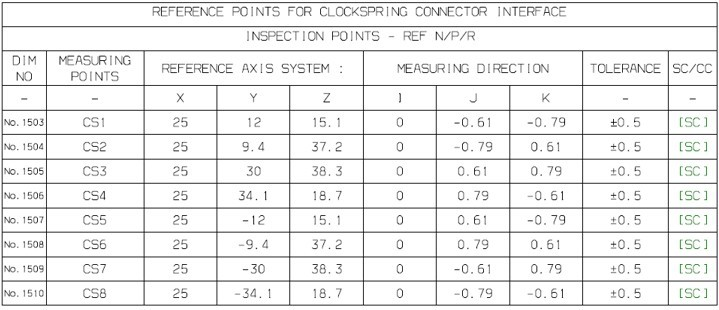
#> input picture input_images/cc_sc_test_1.jpg, 719 x 310 px
$ python -i extract_cc_sc_ollama_v200.py   (imports and definitions only)
#> lines starting #> are read from the running program, lines starting #| are printed output that depends on the picture
#> further down, picture is the input picture: PIL image 719x310 RGB; mean R, G, B 237.3, 237.4, 237.2
"""Extract No.<digits> to CC/SC associations from engineering drawing images.

Uses an Ollama vision model through http://localhost:11434/api/chat.
Python 3.11, Windows-friendly, no cloud calls.
"""

from __future__ import annotations

import argparse
import base64
import json
import re
import sys
import time
from pathlib import Path
from typing import Literal

import cv2
import numpy as np
import requests
from PIL import Image
from pydantic import BaseModel, Field, ValidationError

NO_RE = re.compile(r"(?i)\bNO\.?\s*(\d+)\b")
SCRIPT_VERSION = "2.5.0-evidence-priority"

SUPPORTED = {".png", ".jpg", ".jpeg", ".bmp", ".tif", ".tiff", ".webp"}


# [7 lines that did not run here, left out]


# [3 lines that did not run here, left out]


class MinimalDetection(BaseModel):
    dimension_number: str
    classification: Literal["CC", "SC"] | None = None
    evidence_text: str | None = None


# [2 lines that did not run here, left out]


# [1 line that did not run here, left out]

SYSTEM_PROMPT = """You extract CC/SC classifications from engineering document images.
Do not assume a fixed layout or template. Infer the document's own visual convention from headers, legends, rows, cells, symbols, annotations, grouping, and spatial relationships.
For every identifier matching No. followed by digits, independently return CC, SC, or null.
Only classify when visible document evidence supports the relationship. Do not copy a classification from a nearby row. A general CC/SC heading alone is not row-level evidence. Use null when evidence is absent, conflicting, or unclear.
Keep evidence_text and interpretation short. Return JSON only and exactly match the schema.
"""

USER_PROMPT = """/no_think
Infer the document convention, then extract every No.<digits> item.
For each item return:
- dimension_number
- classification: CC, SC, or null
- evidence_text: exact short visible evidence, maximum 20 words
- interpretation: concise reason the evidence applies to this identifier, maximum 25 words
- confidence from 0 to 1
- needs_review
Do not return bounding boxes. Do not omit unclassified No.<digits> items. Return JSON only.
"""


# [30 lines left out: functions check_server, normalize_no, not called in this run]


def preprocess(image: Image.Image, max_side: int = 2600) -> Image.Image:
#> called with max_side = 2600
    rgb = np.array(image.convert("RGB"))
    gray = cv2.cvtColor(rgb, cv2.COLOR_RGB2GRAY)
    gray = cv2.createCLAHE(clipLimit=2.0, tileGridSize=(8, 8)).apply(gray)
    denoised = cv2.fastNlMeansDenoising(gray, None, 7, 7, 21)
    enhanced = cv2.cvtColor(denoised, cv2.COLOR_GRAY2RGB)

    h, w = enhanced.shape[:2]
#> h = 310; w = 719
    scale = min(max_side / max(h, w), 2.5)
#> scale = 2.5
    if abs(scale - 1.0) > 0.05:
        enhanced = cv2.resize(
            enhanced, None, fx=scale, fy=scale,
            interpolation=cv2.INTER_CUBIC if scale > 1 else cv2.INTER_AREA
        )
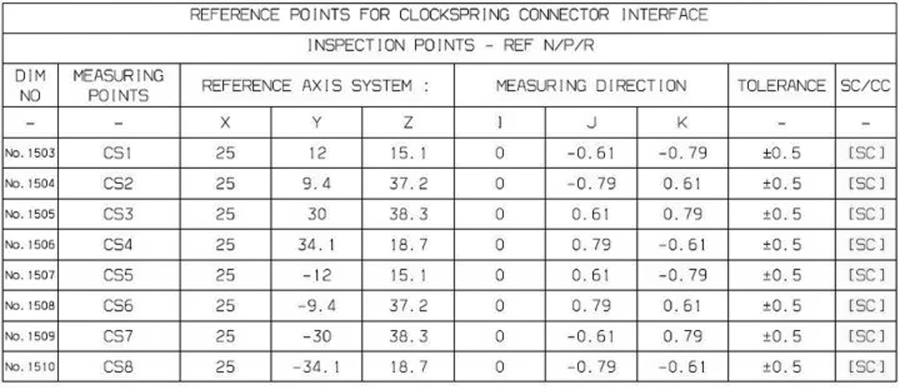
#> enhanced: shape (775, 1798, 3) (shown at 1/2 size); min 6, max 255, mean 232.7
    return Image.fromarray(enhanced)


# [464 lines left out: functions content_crop, make_tiles, image_b64, _extract_complete_json, _normalize_compact_output, _extract_explicit_labels and 9 more, not called in this run]


# [2 lines not run here, left out]

>>> from PIL import Image
>>> picture = Image.open('../input_images/cc_sc_test_1.jpg')
>>> result = preprocess(picture)

$ run again, on input_images/cc_sc_test_3.jpg
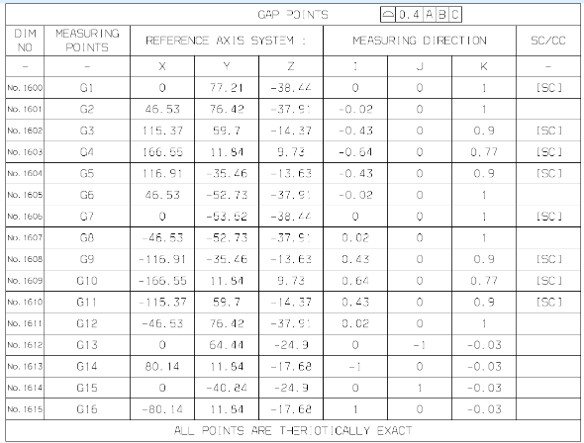
#> input picture input_images/cc_sc_test_3.jpg, 584 x 443 px
#> picture is the input picture: PIL image 584x443 RGB; mean R, G, B 241.9, 242.1, 242.2
#> in preprocess, `gray = cv2.createCLAHE(clipLimit=2.0, tileGridSize=(8, 8)).apply(gray)`:
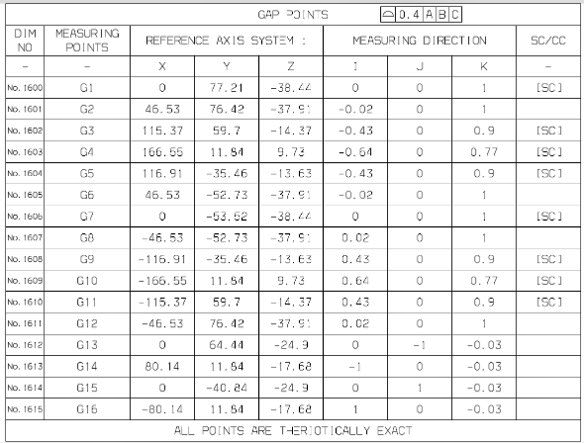
#> gray: shape (443, 584); min 1, max 255, mean 238.1
#> in preprocess, `enhanced = cv2.resize( enhanced, None, fx=scale, fy=scale, interpolati..`:
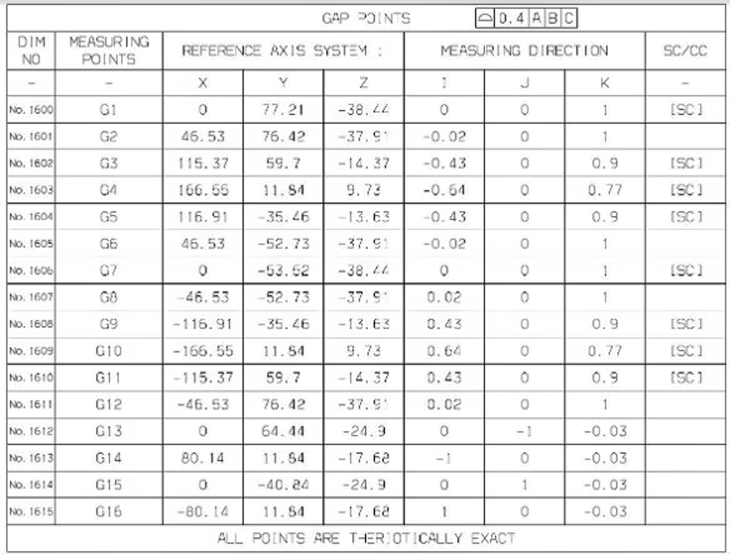
#> enhanced: shape (1108, 1460, 3) (shown at 1/2 size); min 0, max 255, mean 237.5

$ run again, on input_images/cc_sc_test_4.jpg
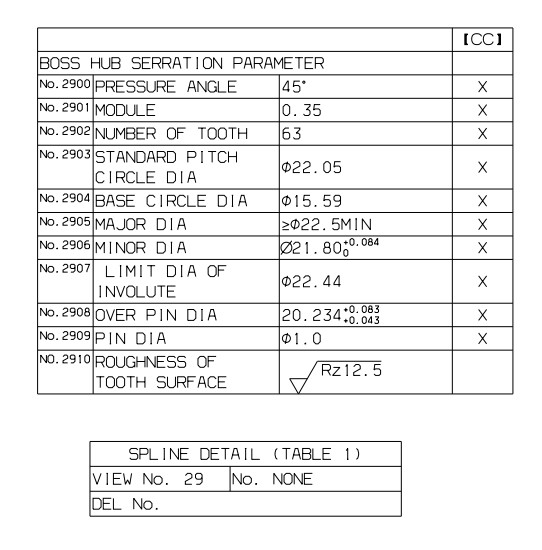
#> input picture input_images/cc_sc_test_4.jpg, 542 x 550 px
#> picture is the input picture: PIL image 542x550 RGB; min 0, max 255, mean 238.2
#> in preprocess, `enhanced = cv2.resize( enhanced, None, fx=scale, fy=scale, interpolati..`:
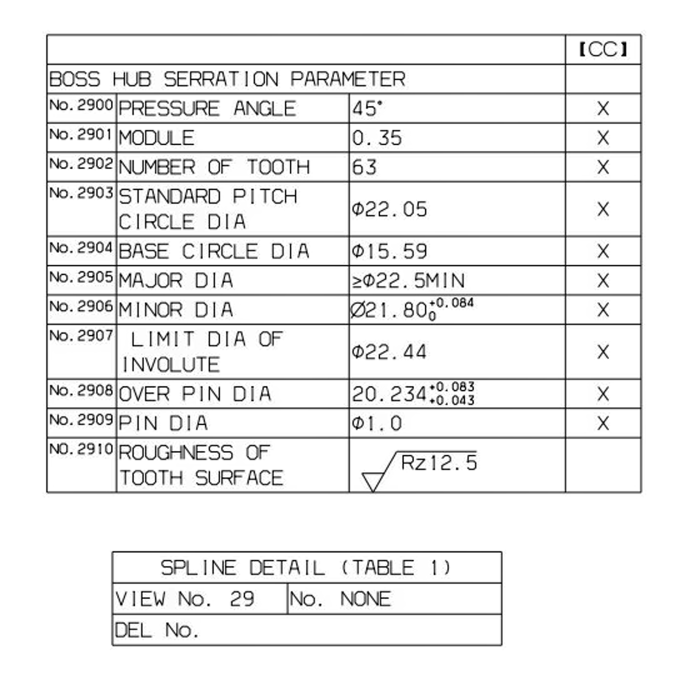
#> enhanced: shape (1375, 1355, 3) (shown at 1/2 size); min 0, max 255, mean 236.4

$ run again, on input_images/cc_sc_test_5.jpg
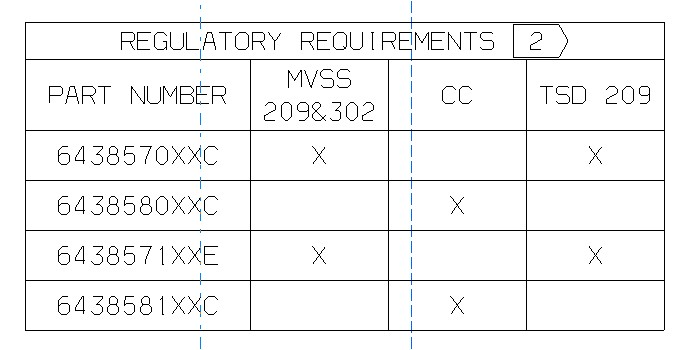
#> input picture input_images/cc_sc_test_5.jpg, 695 x 350 px
#> picture is the input picture: PIL image 695x350 RGB; mean R, G, B 243.7, 243.8, 243.9
#> in preprocess, `enhanced = cv2.resize( enhanced, None, fx=scale, fy=scale, interpolati..`:
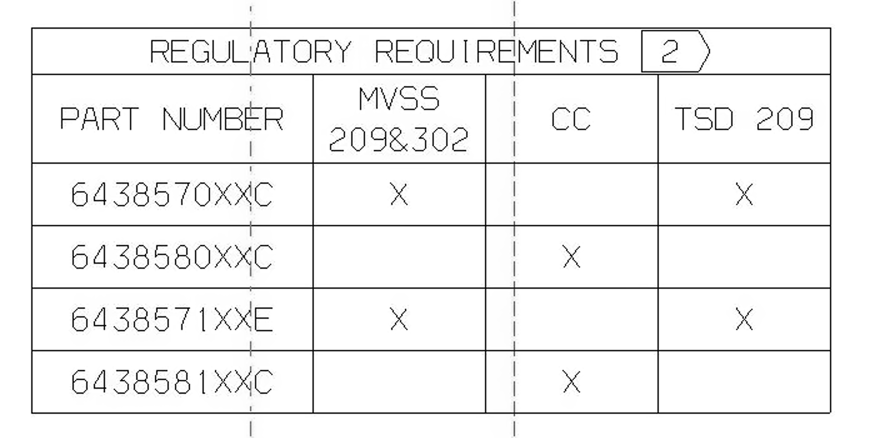
#> enhanced: shape (875, 1738, 3) (shown at 1/2 size); min 0, max 255, mean 242.3
